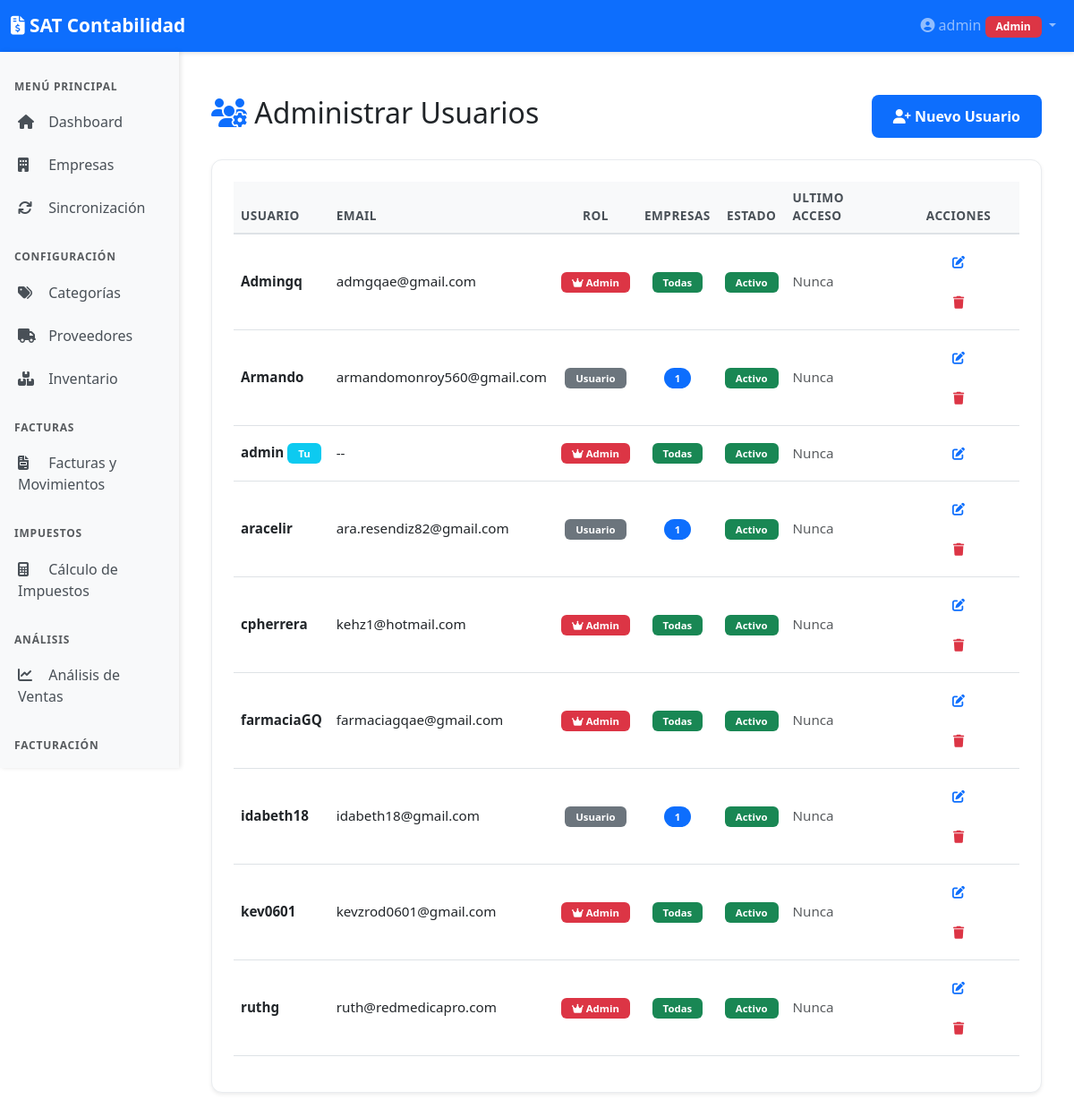
Before: /admin/users (signed in) with the older database file.
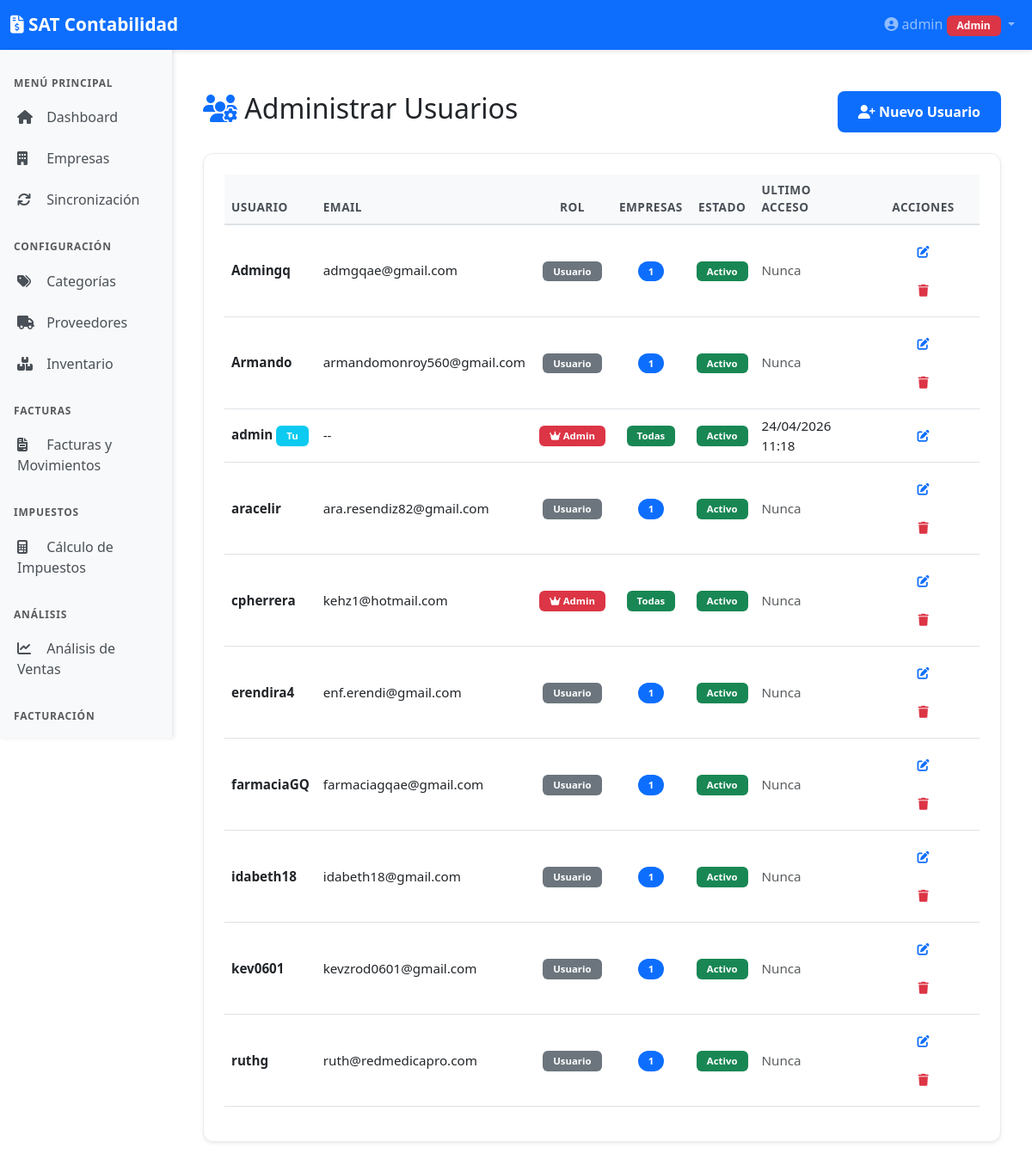
After: the same page with the newer database file.
### models.py (models this page shows, shortened)
class User(UserMixin, db.Model):
    __tablename__ = 'user'
    id = db.Column(db.Integer, primary_key=True)
    username = db.Column(db.String(64), unique=True, nullable=False, index=True)
    email = db.Column(db.String(120), unique=True, nullable=True, index=True)
    password_hash = db.Column(db.String(256))  # Larger for modern hash algorithms
    created_at = db.Column(db.DateTime, default=datetime.utcnow)
    last_login = db.Column(db.DateTime, nullable=True)
    is_active = db.Column(db.Boolean, default=True)
    is_admin = db.Column(db.Boolean, default=False)  # Admin can manage users and access all
    company_access = db.relationship('UserCompanyAccess', back_populates='user', cascade='all, delete-orphan')

### app.py (the view)
    @app.route('/admin/users')
    @admin_required
    def admin_users():
        users = User.query.order_by(User.username).all()
        return render_template('admin/users.html', users=users)

### templates/admin/users.html (shortened to what this page needs)
{% extends "base.html" %}
{% block content %}
<div class="container-fluid mt-4">
    <div class="d-flex justify-content-between align-items-center mb-4">
        <h2><i class="fas fa-users-cog text-primary"></i> Administrar Usuarios</h2>
        <a href="{{ url_for('admin_add_user') }}" class="btn btn-primary">
            <i class="fas fa-user-plus"></i> Nuevo Usuario
        </a>
    </div>
    <div class="card shadow-sm">
        <div class="card-body">
            <div class="table-responsive">
                <table class="table table-hover align-middle">
                    <thead class="table-light">
                        <tr>
                            <th>Usuario</th>
                            <th>Email</th>
                            <th class="text-center">Rol</th>
                            <th class="text-center">Empresas</th>
                            <th class="text-center">Estado</th>
                            <th>Ultimo Acceso</th>
                            <th class="text-center">Acciones</th>
                        </tr>
                    </thead>
                    <tbody>
                        {% for user in users %}
                        <tr>
                            <td>
                                <strong>{{ user.username }}</strong>
                                {% if user.id == current_user.id %}
                                <span class="badge bg-info">Tu</span>
                                {% endif %}
                            </td>
                            <td>{{ user.email or '--' }}</td>
                            <td class="text-center">
                                {% if user.is_admin %}
                                <span class="badge bg-danger"><i class="fas fa-crown"></i> Admin</span>
                                {% else %}
                                <span class="badge bg-secondary">Usuario</span>
                                {% endif %}
                            </td>
                            <td class="text-center">
                                {% if user.is_admin %}
                                <span class="badge bg-success">Todas</span>
                                {% else %}
                                <span class="badge bg-primary rounded-pill">{{ user.company_access|length }}</span>
                                {% endif %}
                            </td>
                            <td class="text-center">
                                {% if user.is_active %}
                                <span class="badge bg-success">Activo</span>
                                {% else %}
                                <span class="badge bg-danger">Inactivo</span>
                                {% endif %}
                            </td>
                            <td>
                                {% if user.last_login %}
                                {{ user.last_login.strftime('%d/%m/%Y %H:%M') }}
                                {% else %}
                                <span class="text-muted">Nunca</span>
                                {% endif %}
                            </td>
                            <td class="text-center">
                                <a href="{{ url_for('admin_edit_user', user_id=user.id) }}"
                                   class="btn btn-sm btn-outline-primary" title="Editar">
                                    <i class="fas fa-edit"></i>
                                </a>
                                {% if user.id != current_user.id %}
                                <button type="button" class="btn btn-sm btn-outline-danger" title="Eliminar"
                                    onclick="confirmDeleteUser('{{ user.id }}', '{{ user.username }}')">
                                    <i class="fas fa-trash"></i>
                                </button>
                                {% endif %}
                            </td>
                        </tr>
                        {% endfor %}
                    </tbody>
                </table>
            </div>
        </div>
    </div>
</div>
{% endblock %}

### templates/base.html (shortened to what this page needs)
<!DOCTYPE html>
<html lang="es">
<head>
    <link href="https://cdn.jsdelivr.net/npm/bootstrap@5.3.0/dist/css/bootstrap.min.css" rel="stylesheet">
    <link rel="stylesheet" href="https://cdnjs.cloudflare.com/ajax/libs/font-awesome/6.4.0/css/all.min.css">
    <link href="https://cdn.jsdelivr.net/npm/tom-select@2.3.1/dist/css/tom-select.bootstrap5.min.css" rel="stylesheet">
    <link rel="stylesheet" href="{{ url_for('static', filename='css/main.css') }}">
</head>
<body>
    <nav class="navbar navbar-expand-lg navbar-dark bg-primary">
        <div class="container-fluid">
            <a class="navbar-brand" href="/">
                <i class="fas fa-file-invoice-dollar"></i> SAT Contabilidad
            </a>
            <div class="collapse navbar-collapse" id="navbarNav">
                <ul class="navbar-nav ms-auto">
                    <li class="nav-item dropdown">
                        <a class="nav-link dropdown-toggle" href="#" id="navbarDropdown" role="button"
                            data-bs-toggle="dropdown" aria-expanded="false">
                            <i class="fas fa-user-circle"></i> {{ current_user.username }}
                            {% if current_user.is_admin %}
                            <span class="badge bg-danger">Admin</span>
                            {% endif %}
                        </a>
                    </li>
                </ul>
            </div>
        </div>
    </nav>
    <div class="container-fluid">
        <div class="row">
            <nav class="col-md-2 d-md-block bg-light sidebar vh-100 position-sticky top-0">
                <div class="position-sticky pt-3">
                    <h6 class="sidebar-heading px-3 text-muted">
                        MENÚ PRINCIPAL
                    </h6>
                    <ul class="nav flex-column">
                        <li class="nav-item">
                            <a class="nav-link" href="/">
                                <i class="fas fa-home"></i> Dashboard
                            </a>
                        </li>
                        <li class="nav-item">
                            <a class="nav-link" href="/companies">
                                <i class="fas fa-building"></i> Empresas
                            </a>
                        </li>
                        <li class="nav-item">
                            <a class="nav-link" href="/sync">
                                <i class="fas fa-sync"></i> Sincronización
                            </a>
                        </li>
                    </ul>
                    <h6 class="sidebar-heading px-3 mt-4 text-muted">
                        CONFIGURACIÓN
                    </h6>
                    <ul class="nav flex-column">
                        <li class="nav-item">
                            <a class="nav-link" href="/categories">
                                <i class="fas fa-tags"></i> Categorías
                            </a>
                        </li>
                        <li class="nav-item">
                            <a class="nav-link" href="/suppliers">
                                <i class="fas fa-truck"></i> Proveedores
                            </a>
                        </li>
                        <li class="nav-item">
                            <a class="nav-link" href="/inventory">
                                <i class="fas fa-boxes"></i> Inventario
                            </a>
                        </li>
                    </ul>
                    <h6 class="sidebar-heading px-3 mt-4 text-muted">
                        FACTURAS
                    </h6>
                    <ul class="nav flex-column">
                        <li class="nav-item">
                            <a class="nav-link" href="/search/advanced">
                                <i class="fas fa-file-invoice"></i> Facturas y Movimientos
                            </a>
                            {% set nav_company = company or selected_company %}
                        </li>
                    </ul>
                    <h6 class="sidebar-heading px-3 mt-4 text-muted">
                        IMPUESTOS
                    </h6>
                    <ul class="nav flex-column">
                        <li class="nav-item">
                            <a class="nav-link" href="/taxes">
                                <i class="fas fa-calculator"></i> Cálculo de Impuestos
                            </a>
                        </li>
                    </ul>
                    <h6 class="sidebar-heading px-3 mt-4 text-muted">
                        ANÁLISIS
                    </h6>
                    <ul class="nav flex-column">
                        <li class="nav-item">
                            <a class="nav-link" href="/sales">
                                <i class="fas fa-chart-line"></i> Análisis de Ventas
                            </a>
                        </li>
                    </ul>
                    <h6 class="sidebar-heading px-3 mt-4 text-muted">
                        FACTURACIÓN
                    </h6>
                    <ul class="nav flex-column">
                        <li class="nav-item">
                            <a class="nav-link" href="/facturacion">
                            </a>
                        </li>
                    </ul>
                </div>
            </nav>
            <main class="col-md-10 ms-sm-auto px-md-4">
                <div class="py-4">
                    {% block content %}{% endblock %}
                </div>
            </main>
        </div>
    </div>
</body>
</html>

### static/css/main.css (style rules this page uses)
:root { --color-primary: #0d6efd; --color-success: #28a745; --color-danger: #dc3545; --color-warning: #ffc107; --color-info: #17a2b8; --color-dark: #343a40; --color-teal: #20c997; --color-purple: #7b3bb3; --shadow-sm: 0 2px 4px rgba(0,0,0,0.1); --shadow-md: 0 4px 12px rgba(0,0,0,0.15); --shadow-lg: 0 8px 24px rgba(0,0,0,0.2); }
.btn { border-radius: 8px; padding: 12px 24px; font-weight: 600; transition: all 0.3s ease; border: none; }
.table { font-size: 0.95rem; }
.table thead th { border-bottom: 2px solid #dee2e6; font-weight: 700; text-transform: uppercase; font-size: 0.85rem; letter-spacing: 0.5px; color: #495057; background: #f8f9fa; }
.table tbody tr { transition: all 0.2s ease; }
.sidebar { padding: 0; box-shadow: 2px 0 5px rgba(0,0,0,0.1); overflow-y: auto; max-height: 100vh; }
.sidebar .nav-link { color: #495057; padding: 12px 20px; border-radius: 0; transition: all 0.3s; font-weight: 500; }
.sidebar .nav-link i { margin-right: 10px; width: 20px; }
.sidebar-heading { font-size: 0.75rem; font-weight: 700; text-transform: uppercase; letter-spacing: 0.8px; margin-top: 1rem; color: #6c757d; }
.card { border-radius: 12px; margin-bottom: 1.5rem; border: 1px solid #e9ecef; box-shadow: var(--shadow-sm); }
.card-body { padding: 1.5rem; }
.badge { font-weight: 600; padding: 6px 12px; border-radius: 6px; }
.navbar { box-shadow: var(--shadow-sm); }
.navbar-brand { font-weight: 700; font-size: 1.3rem; }

Changed rows visible on the page:
changed User "admin": last_login (not shown) → "24/04/2026 11:18"; no longer shows "Nunca"
changed User "Admingq": company_access|length (not shown) → "1"; is_admin "Admin Todas" → "Usuario"
added User: username "erendira4", email "enf.erendi@gmail.com", is_admin "Usuario", company_access|length "1", is_active "Activo", shows "Nunca"
changed User "farmaciaGQ": company_access|length (not shown) → "1"; is_admin "Admin Todas" → "Usuario"
changed User "kev0601": company_access|length (not shown) → "1"; is_admin "Admin Todas" → "Usuario"
changed User "ruthg": company_access|length (not shown) → "1"; is_admin "Admin Todas" → "Usuario"
